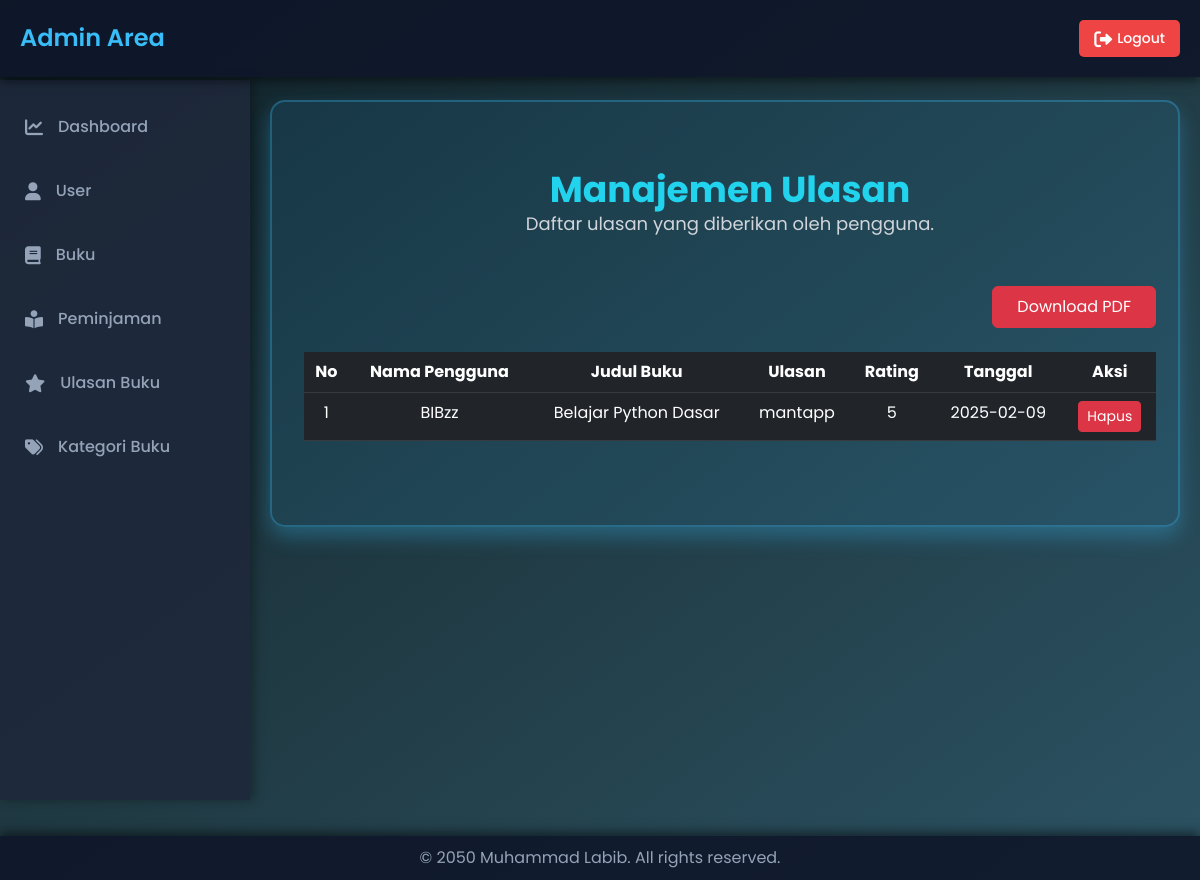
/admin/index.php?hal=ulasan (signed in), run on the app's committed database.
### tables this page shows
CREATE TABLE `labib_ulasanbuku` (
  `ulasanid` int(11) NOT NULL,
  `userid` int(11) DEFAULT NULL,
  `bukuid` int(11) DEFAULT NULL,
  `ulasan` text,
  `rating` int(11) DEFAULT NULL,
  `tanggal` date NOT NULL
);

CREATE TABLE `labib_user` (
  `userid` int(11) NOT NULL,
  `username` varchar(255) NOT NULL,
  `password` varchar(255) NOT NULL,
  `email` varchar(255) NOT NULL,
  `namalengkap` varchar(255) NOT NULL,
  `alamat` text,
  `pp` varchar(255) DEFAULT NULL,
  `level` enum('admin','petugas','peminjam') NOT NULL DEFAULT 'peminjam'
);

CREATE TABLE `labib_buku` (
  `bukuid` int(11) NOT NULL,
  `judul` varchar(255) NOT NULL,
  `penulis` varchar(255) NOT NULL,
  `penerbit` varchar(255) NOT NULL,
  `tahunterbit` int(11) NOT NULL,
  `cover` varchar(255) DEFAULT NULL,
  `bukupdf` varchar(255) DEFAULT NULL
);

### admin/konten.php (called while the page is built, shortened)
<?php
class PageManager {
    private static $allowedPages = array(
        "dashboard",
        "user",
        "user_tambah",
        "user_edit",
        "user_hapus",
        "buku",
        "buku_tambah",
        "buku_edit",
        "buku_hapus",
        "kategoribuku",
        "kategoribuku_edit",
        "kategoribuku_tambah",
        "kategoribuku_hapus",
        "ulasan",
        "ulasan_hapus",
        "peminjaman",
        "peminjaman_hapus"
    );
    public static function getPage() {
        return isset($_GET['hal']) && self::isValidPage($_GET['hal']) ? $_GET['hal'] : "dashboard";
    }
    private static function isValidPage($page) {
        return in_array($page, self::$allowedPages);
    }
}
$hal = PageManager::getPage();
include "content_$hal.php";
?>

### admin/content_ulasan.php (the view, shortened to what this page needs)
<?php
$query = "SELECT labib_ulasanbuku.*,
                 labib_user.username,
                 labib_buku.judul
          FROM labib_ulasanbuku
          LEFT JOIN labib_user ON labib_ulasanbuku.userid = labib_user.userid
          LEFT JOIN labib_buku ON labib_ulasanbuku.bukuid = labib_buku.bukuid
          ORDER BY labib_ulasanbuku.tanggal DESC";
$result = mysqli_query($conn, $query);
?>
<div class="container py-5">
    <div class="text-center mb-5">
        <h1 class="text-4xl font-bold text-cyan-400">Manajemen Ulasan</h1>
        <p class="text-lg text-gray-300">Daftar ulasan yang diberikan oleh pengguna.</p>
    </div>
<div class="mb-4 text-end">
        <button onclick="exportPDF()" class="btn btn-danger px-4 py-2">Download PDF</button>
    </div>
    <div class="table-responsive">
        <table class="table table-dark table-hover" id="myTable">
            <thead>
                <tr>
                    <th>No</th>
                    <th>Nama Pengguna</th>
                    <th>Judul Buku</th>
                    <th>Ulasan</th>
                    <th>Rating</th>
                    <th>Tanggal</th>
                    <th>Aksi</th>
                </tr>
            </thead>
            <tbody>
                <?php
                $no = 1;
                while ($row = mysqli_fetch_assoc($result)) {
                    echo "<tr>";
                    echo "<td>" . $no++ . "</td>";
                    echo "<td>" . htmlspecialchars($row['username'] ?? '') . "</td>";
                    echo "<td>" . htmlspecialchars($row['judul'] ?? '') . "</td>";
                    echo "<td>" . htmlspecialchars($row['ulasan'] ?? '') . "</td>";
                    echo "<td>" . htmlspecialchars($row['rating'] ?? '') . "</td>";
                    echo "<td>" . htmlspecialchars($row['tanggal'] ?? '') . "</td>";
                    echo "<td>
                            <a href='?hal=ulasan_hapus&id=" . $row['ulasanid'] . "' class='btn btn-sm btn-danger' onclick='return confirm(\"Apakah Anda yakin ingin menghapus ulasan ini?\")'>Hapus</a>
                          </td>";
                    echo "</tr>";
                }
                ?>
            </tbody>
        </table>
    </div>
</div>
</body>
</html>

### admin/index.php (style rules this page uses)
body { font-family: 'Poppins', sans-serif; margin: 0; padding: 0; background: linear-gradient(to bottom right, #0f2027, #203a43, #2c5364); color: #ffffff; overflow-x: hidden; }

### data on the page
labib_ulasanbuku: userid.username "BIBzz", bukuid.judul "Belajar Python Dasar", ulasan "mantapp", rating "5", tanggal "2025-02-09"
